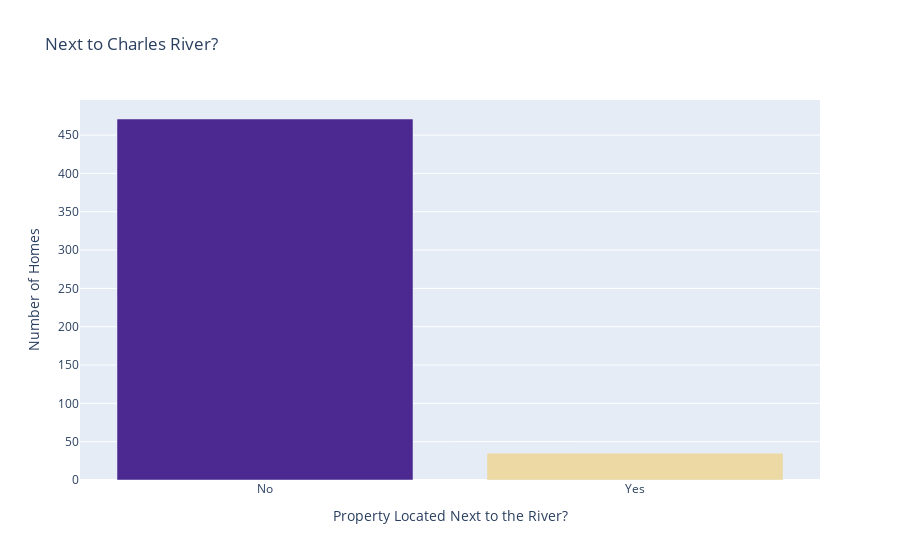

Write notebook code for a chart like this one.
### Code cell
fig = px.bar(river, x=['No', 'Yes'], y='size', color="CHAS", 
             title="Next to Charles River?", color_continuous_scale=px.colors.sequential.Agsunset)

fig.update_layout(xaxis_title='Property Located Next to the River?', yaxis_title='Number of Homes', coloraxis_showscale=False)

fig.show()

### Figure 1 — Plotly figure (JSON) as saved in the notebook; plotly's stock layout.template omitted (floating-point values rounded to 4 significant figures)
{"data": [{"alignmentgroup": "True", "hovertemplate": "x=%{x}<br>size=%{y}<br>CHAS=%{marker.color}<extra></extra>", "legendgroup": "", "marker": {"color": [0, 1], "coloraxis": "coloraxis"}, "name": "", "offsetgroup": "", "orientation": "v", "showlegend": false, "textposition": "auto", "type": "bar", "x": ["No", "Yes"], "xaxis": "x", "y": [471, 35], "yaxis": "y"}], "layout": {"barmode": "relative", "coloraxis": {"colorbar": {"title": {"text": "CHAS"}}, "colorscale": [[0, "rgb(75, 41, 145)"], [0.1667, "rgb(135, 44, 162)"], [0.3333, "rgb(192, 54, 157)"], [0.5, "rgb(234, 79, 136)"], [0.6667, "rgb(250, 120, 118)"], [0.8333, "rgb(246, 169, 122)"], [1, "rgb(237, 217, 163)"]], "showscale": false}, "legend": {"tracegroupgap": 0}, "title": {"text": "Next to Charles River?"}, "xaxis": {"anchor": "y", "domain": [0, 1], "title": {"text": "Property Located Next to the River?"}}, "yaxis": {"anchor": "x", "domain": [0, 1], "title": {"text": "Number of Homes"}}}}
